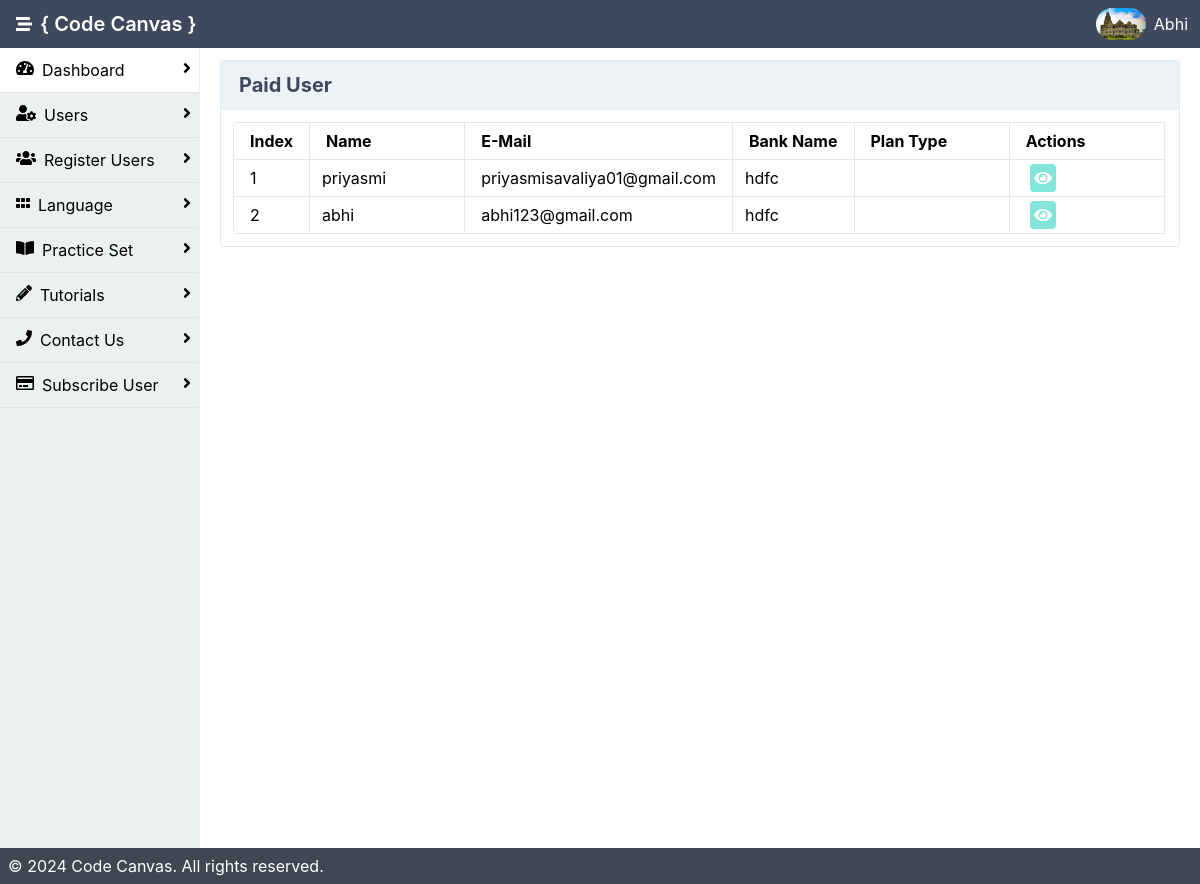
The app's page /admin/pay.php (signed in), older data.
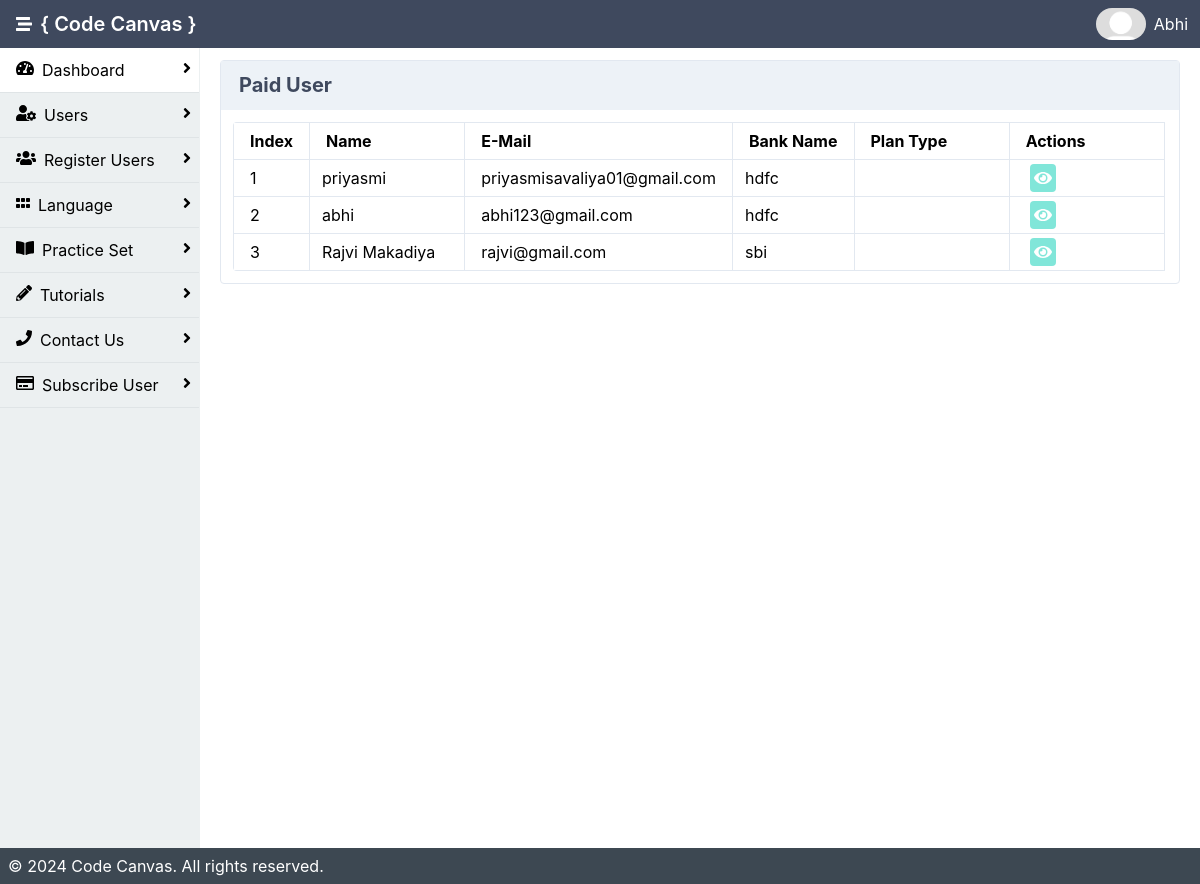
The same page, newer data.
### tables this page shows
CREATE TABLE `user` (
  `user_id` int(11) NOT NULL,
  `u_image` varchar(200) DEFAULT NULL,
  `name` varchar(200) NOT NULL,
  `email` varchar(200) NOT NULL,
  `passwd` varchar(50) NOT NULL,
  `is_active` int(11) NOT NULL DEFAULT 0,
  `created_date` date NOT NULL DEFAULT current_timestamp(),
  `number` varchar(10) NOT NULL,
  `city` varchar(400) NOT NULL
);

CREATE TABLE `payment` (
  `id` int(200) NOT NULL,
  `name` varchar(200) NOT NULL,
  `email` varchar(200) NOT NULL,
  `bank_name` varchar(200) NOT NULL,
  `account_num` varchar(200) NOT NULL,
  `amount` int(200) NOT NULL
);

### admin/pay.php (the view, shortened to what the changed rows need)
<?php
include 'inc/header.php';
$records_per_page = 8;
$current_page = isset($_GET['page']) ? $_GET['page'] : 1;
$start_from = ($current_page - 1) * $records_per_page;
$qry = "SELECT * FROM payment LIMIT $start_from, $records_per_page";
$data = mysqli_query($con, $qry);
$index_start = ($current_page - 1) * $records_per_page + 0;
?>
<!DOCTYPE html>
<html lang="en">
<div class="mx-auto bg-grey-400">
    <div class="min-h-screen flex flex-col">
        <div class="flex flex-1">
            <main class="bg-white-500 flex-1 p-3 overflow-hidden">
            <div class="flex flex-1  flex-col md:flex-row lg:flex-row mx-2">
                        <div class="mb-2 border-solid border-gray-300 rounded border shadow-sm w-full">
                            <div class="p-3">
                                <table class="table-responsive w-full rounded">
                                    <thead>
                                      <tr>
                                          <th class="border px-4 py-2">Index</th>
                                          <th class="border w-1/6 px-4 py-2">Name</th>
                                          <th class="border px-4 py-2">E-Mail</th>
                                          <th class="border px-4 py-2">Bank Name</th>
                                        <th class="border w-1/6 px-4 py-2">Plan Type</th>
                                        <th class="border w-1/6 px-4 py-2">Actions</th>
                                      </tr>
                                    </thead>
                                    <tbody>
                                    <?php
                                    $i = $index_start;
                                    $co=0;
                                    if(mysqli_num_rows($data) > 0 ){
                                    while($result= mysqli_fetch_assoc($data)){
                                        $i++;
                                        $popup_container = "popup-container".$i;
                                    ?>
                                        <tr>
                                            <td class="border px-4 py-2"><?php echo $i;?></td>
                                            <td class="border px-3 py-2"><?php echo $result['name'];?></td>
                                            <td class="border px-4 py-2"><?php echo $result['email'];?></td>
                                            <td class="border px-3 py-2"><?php echo strip_tags($result['bank_name']);?></td>
                                            <td class="border px-4 py-2">
                                                <?php echo $result['type'];?></td>
                                            <td class="border px-4 py-2">
                                            <a class="bg-teal-300 cursor-pointer rounded p-1 mx-1 text-white">
                                                        <i class="fas fa-eye" onclick="openPopup('<?php echo $popup_container; ?>')"></i></a>
                                            </td>
                                        </tr>
                                        <?php $co++; } }else{
                                            ?>
                        <tr class="border"><td>No Data Found!!</td></tr>
                                            <?php
                    }?>
                                    </tbody>
                                </table>
                            </div>
                        </div>
                    </div>
                </div>
        </div>
    </div>
</body>
</html>

### admin/inc/header.php (shortened to what the changed rows need)
<?php
include 'db.php';
$userid = $_SESSION["userid"];
$name = $_SESSION["name"];
$qry = "SELECT * FROM user WHERE user_id= '".$userid."'";
$res = mysqli_query($con , $qry);
$data = mysqli_fetch_assoc($res);
$image = "uploads/".$data['u_image'];
?>
<html lang="en">
<head>
    <link rel="stylesheet" href="./dist/styles.css">
    <link rel="stylesheet" href="https://cdnjs.cloudflare.com/ajax/libs/font-awesome/4.7.0/css/font-awesome.min.css">
</head>
<body>
<header class="bg-nav">
            <div class="flex justify-between">
                <div class="p-1 mx-3 inline-flex items-center">
                    <h1 class="text-white p-2">{ Code Canvas }</h1>
                </div>
                <div class="p-1 flex flex-row items-center">
                    <?php if(isset($data['u_image']) && file_exists($image)){
                                                    ?>
                    <img onmouseover="profileToggle()" class="inline-block h-8 rounded-full" src="<?php echo 'uploads/'.$data['u_image'];?>" alt="">
                    <?php }else{ ?>
                                                    <img src="uploads/images.png" onmouseover="profileToggle()" class="inline-block h-8 rounded-full"></img>
                                                    <?php } ?>
                    <a href="#" onmouseover="profileToggle()" onmouseout="profileToggle()" class="text-white p-2 no-underline hidden md:block lg:block"><?php echo $name; ?></a>
                </div>
            </div>
        </header>

Row changes from the older to the newer data that the page shows:
no longer on this page (row edited): user: u_image (picture)
added payment: name "Rajvi Makadiya", email "rajvi@gmail.com", bank_name "sbi"
